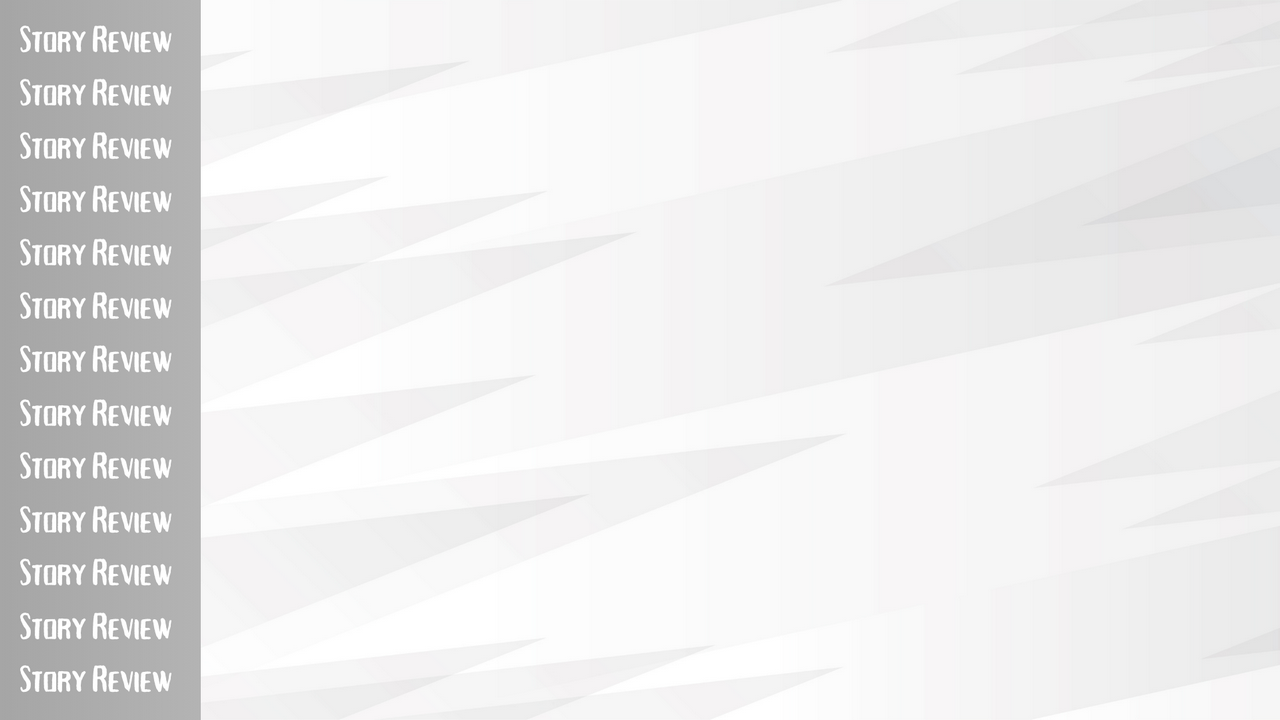
#> input picture cookbooks/python/image_processing/storyreview1280x720.png, 1280 x 720 px
$ python Create_thumbnail_PIL_CenterTitle.py
#> lines starting #> are read from the running program, lines starting #| are printed output that depends on the picture
from PIL import Image, ImageDraw, ImageFont
import subprocess
import os

# Get the absolute path of the script's directory
script_dir = os.path.dirname(os.path.abspath(__file__))

# Change the working directory to the script's directory
os.chdir(script_dir)
#print(script_dir)
#exit()

###################
# Define the multiline text
title = "Kim\nGriest"
subtitle2 = "Real Reason \nthe American Middle Class\n is Disappearing"
###################

#### CREATE TITLE IMAGE #####
# Define the size of the image and the multiline text
image_size = (1280, 720)  # Replace with your desired image size
# Create a new transparent image
image = Image.new('RGBA', image_size, (0, 0, 0, 0))
#> image: PIL image 1280x720 RGBA; every value is 0
# Load the font
font_path = r"C:/Windows/Fonts/COOPBL.TTF"  # Replace with the path to your font file
font_size = 200  # Replace with your desired font size
font = ImageFont.truetype(font_path, font_size)
# Create a draw object
draw = ImageDraw.Draw(image)
# Calculate the width and height of the text
text_width, text_height = draw.textbbox((0, 0), title, font=font)[2:4]
#> text_width = 598; text_height = 379
# Calculate the position of the text to center it in the image
text_position = ((image_size[0] - text_width) // 2, (image_size[1] - text_height) // 2)
#> text_position = (341, 170)
# Draw the text onto the image

# SIMPLE TEXT
#draw.multiline_text(text_position, title, font=font, fill="yellow", align='center')

# WITH STROKE!!!
# Draw each line of text centered horizontally with red stroke
stroke_width = 5  # Adjust the width of the stroke as needed
stroke_color = "red"

# Calculate the width and height of a single line of text
single_line_height = draw.textbbox((0, 0), "Sample text", font=font)[3]
#> single_line_height = 228

# Calculate the total height of the text
line_height = single_line_height * 0.8  # Adjust the line height as needed
#> line_height = 182.4
total_text_height = len(title.split("\n")) * line_height
#> total_text_height = 364.8

# Calculate the starting y position
start_y = (image_size[1] - total_text_height) // 2
#> start_y = 177

# Draw each line of text
for i, line in enumerate(title.split("\n")):
    bbox = draw.textbbox((0, 0), line, font=font)
    text_width = bbox[2] - bbox[0]  # right - left
    text_position_x = (image.width - text_width) // 2  # Center in the entire width

    # Calculate the y position of this line
    text_position_y = start_y + i * line_height  # Use line_height instead of text_height

    # Draw the text with a red stroke
    for offset in range(stroke_width):
        draw.text((text_position_x - offset, text_position_y), line, font=font, fill=stroke_color)
        draw.text((text_position_x + offset, text_position_y), line, font=font, fill=stroke_color)
        draw.text((text_position_x, text_position_y - offset), line, font=font, fill=stroke_color)
        draw.text((text_position_x, text_position_y + offset), line, font=font, fill=stroke_color)

    # Draw the text in the center
    draw.text((text_position_x, text_position_y), line, font=font, fill="yellow")
#> this loop made 2 passes
#> (bbox, text_width, text_position_x, text_position_y) on passes 1 to 2: ((0, 34, 382, 186), 382, 449, 177), ((0, 34, 598, 189), 598, 341, 359.4)
# Save the image
image.save("title.png")
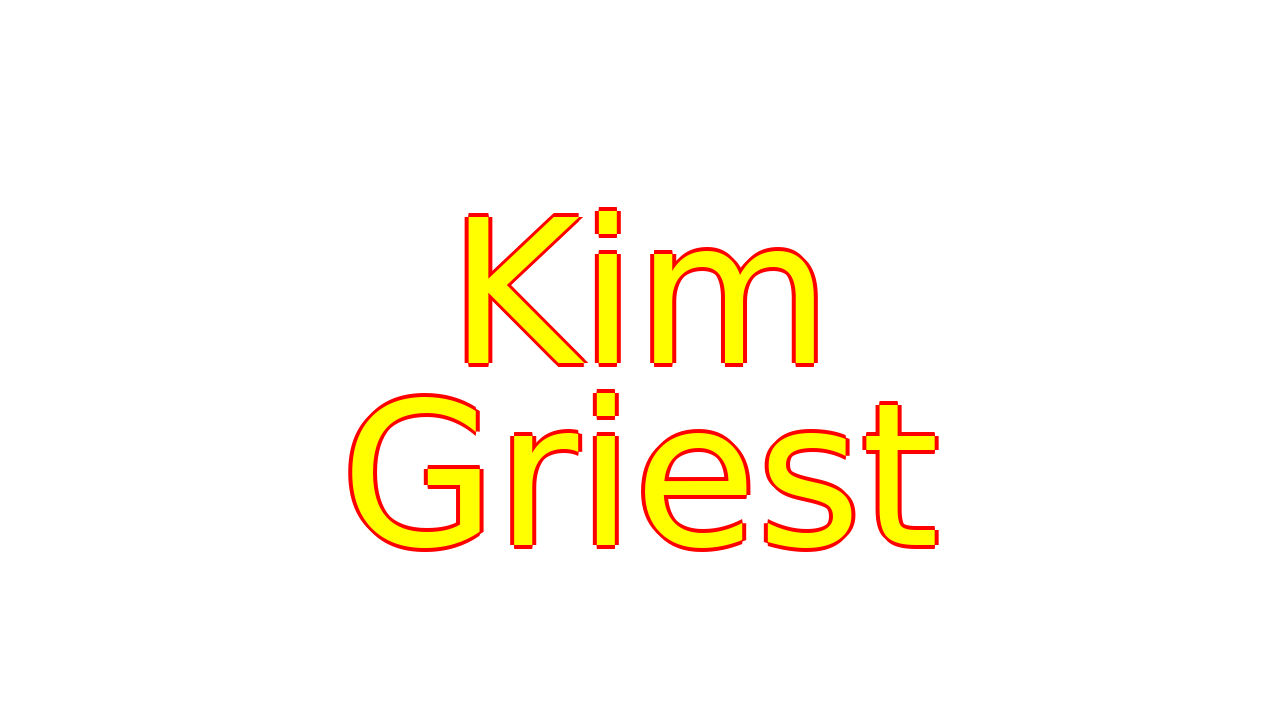
#> saved as title.png: PIL image 1280x720 RGBA; mean R, G, B, A 17.8, 11.6, 0, 17.1; transparent parts drawn white

######### COMPOSITE IMAGE ##########
# Load the background and title images

background = Image.open('storyreview1280x720.png').convert('RGBA')
#> background is the input picture: PIL image 1280x720 RGBA; mean R, G, B, A 234.8, 234.5, 234.7, 255
title = Image.open('title.png').convert('RGBA')

# Define the position where the title image will be pasted onto the background image
title_position = (100, 0)  # Replace with your desired position

# Paste the title onto the background
background.paste(title, title_position, title)
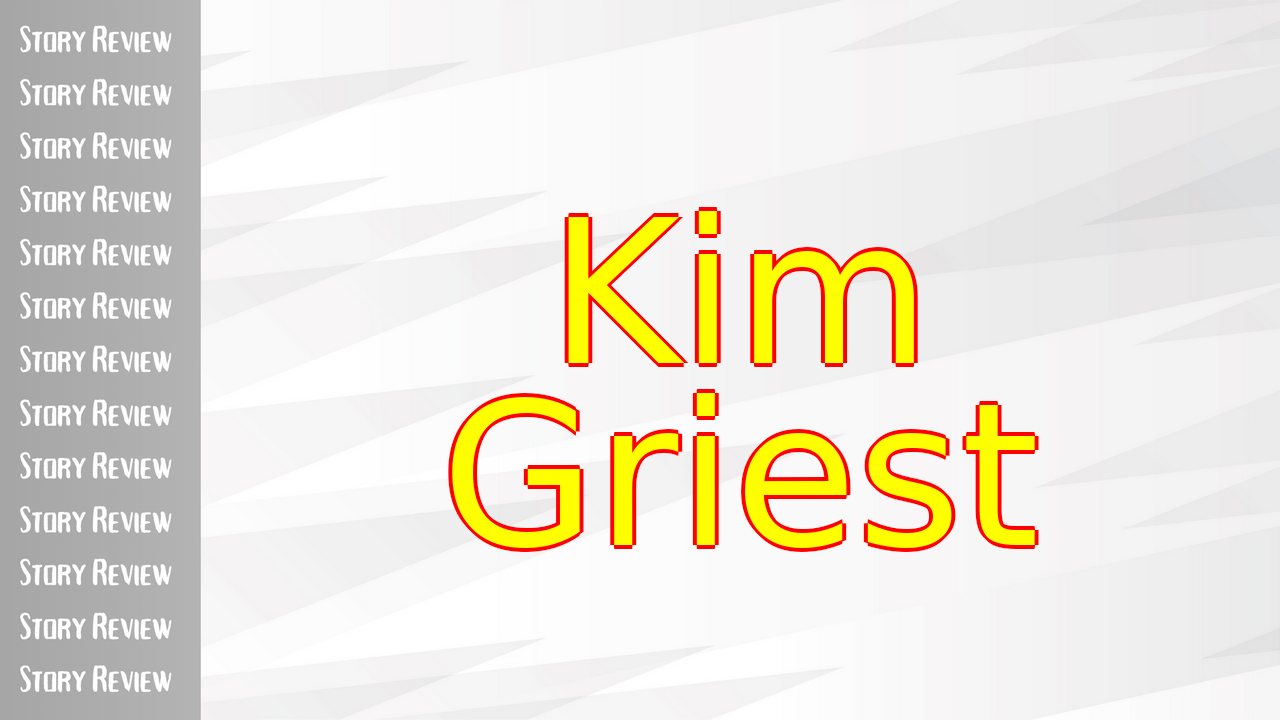
#> background: PIL image 1280x720 RGBA; mean R, G, B, A 235.4, 229.7, 218.2, 254.8; transparent parts drawn white

# Save the result
background.save('combined.png')


# # Save the result
# output_path = "thumbnail_title_subtitle.png"
# background.save(output_path)

# Optionally, display the result
#background.show()

# Display the result with a specific program
subprocess.run(['C:\\Program Files\\IrfanView\\i_view64.exe', 'combined.png'])
#> (this line was passed over: subprocess is not available in this run)

# [18 lines of commented-out code are left out]
